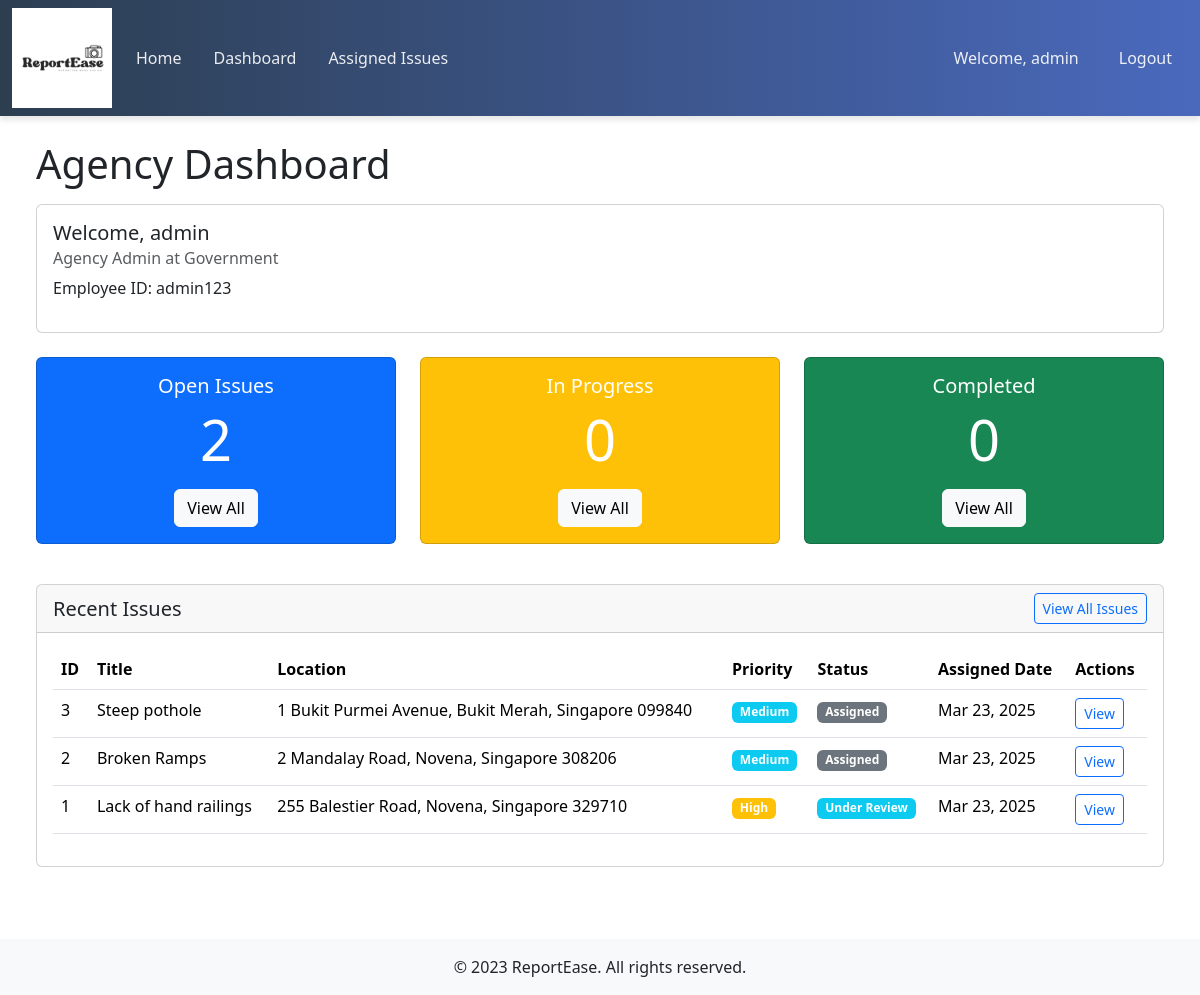
Screenshot of /agency/dashboard/ (signed in) with the database file from the repository.
### fypapp/models.py (models this page shows, shortened)
class StaffProfile(models.Model):
    ROLE_CHOICES = [
        ('admin', 'Agency Admin')
    ]
    user = models.OneToOneField(User, on_delete=models.CASCADE, related_name='staff_profile')
    agency = models.ForeignKey(Agency, on_delete=models.CASCADE, related_name='staff')
    role = models.CharField(max_length=20, choices=ROLE_CHOICES)
    employee_id = models.CharField(max_length=50, unique=True)
    is_verified = models.BooleanField(default=False)

class Agency(models.Model):
    AGENCY_CHOICES = [
        ('Government', 'Government'),
    ]
    name = models.CharField(max_length=100, choices=AGENCY_CHOICES)
    description = models.TextField()
    logo = models.ImageField(upload_to='agency_logos/', null=True, blank=True)
    created_at = models.DateTimeField(auto_now_add=True)
    jurisdiction = models.CharField(max_length=100)  # Area or type of issues they handle
    contact_email = models.EmailField()
    contact_phone = models.CharField(max_length=20)

class IssueAssignment(models.Model):
    STATUS_CHOICES = [
        ('assigned', 'Assigned'),
        ('in_progress', 'In Progress'),
        ('under_review', 'Under Review'),
        ('completed', 'Completed'),
        ('rejected', 'Rejected')
    ]
    issue = models.ForeignKey(AccessibilityIssue, on_delete=models.CASCADE, related_name='assignments')
    agency = models.ForeignKey(Agency, on_delete=models.CASCADE, related_name='assigned_issues')
    assigned_to = models.ForeignKey(StaffProfile, on_delete=models.SET_NULL, null=True, blank=True, related_name='assignments')
    assigned_at = models.DateTimeField(auto_now_add=True)
    updated_at = models.DateTimeField(auto_now=True)
    status = models.CharField(max_length=20, choices=STATUS_CHOICES, default='assigned')
    estimated_completion = models.DateField(null=True, blank=True)

class AccessibilityIssue(models.Model):
    PRIORITY_CHOICES = [
        (1, 'Low'),
        (2, 'Medium'),
        (3, 'High'),
        (4, 'Critical')
    ]
    STATUS_CHOICES = [
        ('open', 'Open'),
        ('assigned', 'Assigned to Agency'),
        ('in_progress', 'In Progress'),
        ('resolved', 'Resolved'),
        ('closed', 'Closed')
    ]
    title = models.CharField(max_length=200)
    description = models.TextField()
    location = models.CharField(max_length=200)
    latitude = models.DecimalField(max_digits=9, decimal_places=6)
    longitude = models.DecimalField(max_digits=9, decimal_places=6)
    reported_by = models.ForeignKey(User, on_delete=models.CASCADE)
    created_at = models.DateTimeField(auto_now_add=True)
    updated_at = models.DateTimeField(auto_now=True)
    priority = models.IntegerField(choices=PRIORITY_CHOICES, default=1)
    status = models.CharField(max_length=50, choices=STATUS_CHOICES, default='open')
    current_agency = models.ForeignKey(Agency, on_delete=models.SET_NULL, null=True, blank=True, related_name='current_issues')
    upvotes = models.ManyToManyField(User, related_name='upvoted_issues', blank=True)
    image = models.ImageField(upload_to='issue_images/', null=True, blank=True)

### fypapp/views.py (the view)
# urls.py: path('agency/dashboard/', views.agency_dashboard, name='agency_dashboard'),
@login_required
def agency_dashboard(request):
    try:
        staff_profile = request.user.staff_profile
    except:
        return redirect('home')
    assigned_issues = IssueAssignment.objects.filter(agency=staff_profile.agency)
    open_count = assigned_issues.filter(status='assigned').count()
    in_progress_count = assigned_issues.filter(status='in_progress').count()
    completed_count = assigned_issues.filter(status='completed').count()
    context = {
        'staff_profile': staff_profile,
        'assigned_issues': assigned_issues.order_by('-assigned_at')[:10],
        'open_count': open_count,
        'in_progress_count': in_progress_count,
        'completed_count': completed_count,
    }
    return render(request, 'agency/dashboard.html', context)

### fypapp/templates/agency/dashboard.html (shortened to what this page needs)
{% extends 'base.html' %}
{% block content %}
<div class="container-fluid">
    <div class="row mb-4">
        <div class="col-md-12">
            <h1 class="mb-3">Agency Dashboard</h1>
            <div class="card">
                <div class="card-body">
                    <h5 class="card-title">Welcome, {{ staff_profile.user.username }}</h5>
                    <h6 class="card-subtitle mb-2 text-muted">{{ staff_profile.get_role_display }} at {{ staff_profile.agency.name }}</h6>
                    <p>Employee ID: {{ staff_profile.employee_id }}</p>
                </div>
            </div>
        </div>
    </div>
    <div class="row mb-4">
        <div class="col-md-4">
            <div class="card text-white bg-primary mb-3">
                <div class="card-body text-center">
                    <h5 class="card-title">Open Issues</h5>
                    <p class="card-text display-4">{{ open_count }}</p>
                    <a href="{% url 'agency_issue_list' %}?status=assigned" class="btn btn-light">View All</a>
                </div>
            </div>
        </div>
        <div class="col-md-4">
            <div class="card text-white bg-warning mb-3">
                <div class="card-body text-center">
                    <h5 class="card-title">In Progress</h5>
                    <p class="card-text display-4">{{ in_progress_count }}</p>
                    <a href="{% url 'agency_issue_list' %}?status=in_progress" class="btn btn-light">View All</a>
                </div>
            </div>
        </div>
        <div class="col-md-4">
            <div class="card text-white bg-success mb-3">
                <div class="card-body text-center">
                    <h5 class="card-title">Completed</h5>
                    <p class="card-text display-4">{{ completed_count }}</p>
                    <a href="{% url 'agency_issue_list' %}?status=completed" class="btn btn-light">View All</a>
                </div>
            </div>
        </div>
    </div>
    <div class="row">
        <div class="col-md-12">
            <div class="card">
                <div class="card-header d-flex justify-content-between align-items-center">
                    <h5 class="mb-0">Recent Issues</h5>
                    <a href="{% url 'agency_issue_list' %}" class="btn btn-sm btn-outline-primary">View All Issues</a>
                </div>
                <div class="card-body">
                    {% if assigned_issues %}
                        <div class="table-responsive">
                            <table class="table table-hover">
                                <thead>
                                    <tr>
                                        <th>ID</th>
                                        <th>Title</th>
                                        <th>Location</th>
                                        <th>Priority</th>
                                        <th>Status</th>
                                        <th>Assigned Date</th>
                                        <th>Actions</th>
                                    </tr>
                                </thead>
                                <tbody>
                                    {% for assignment in assigned_issues %}
                                    <tr>
                                        <td>{{ assignment.issue.id }}</td>
                                        <td>{{ assignment.issue.title }}</td>
                                        <td>{{ assignment.issue.location }}</td>
                                        <td>
                                            <span class="badge bg-{% if assignment.issue.priority == 4 %}danger{% elif assignment.issue.priority == 3 %}warning{% elif assignment.issue.priority == 2 %}info{% else %}success{% endif %}">
                                                {{ assignment.issue.get_priority_display }}
                                            </span>
                                        </td>
                                        <td>
                                            <span class="badge bg-{% if assignment.status == 'assigned' %}secondary{% elif assignment.status == 'in_progress' %}primary{% elif assignment.status == 'completed' %}success{% elif assignment.status == 'under_review' %}info{% elif assignment.status == 'rejected' %}danger{% endif %}">
                                                {{ assignment.get_status_display }}
                                            </span>
                                        </td>
                                        <td>{{ assignment.assigned_at|date:"M d, Y" }}</td>
                                        <td>
                                            <a href="{% url 'agency_issue_detail' assignment.id %}" class="btn btn-sm btn-outline-primary">View</a>
                                        </td>
                                    </tr>
                                    {% endfor %}
                                </tbody>
                            </table>
                        </div>
                    {% else %}
                        <div class="alert alert-info">No issues have been assigned to your agency yet.</div>
                    {% endif %}
                </div>
            </div>
        </div>
    </div>
</div>
{% endblock %}

### fypapp/templates/navbar.html (shortened to what this page needs)
{% load static %}
<link rel="stylesheet" href="{% static 'styles/navbar.css' %}">
<nav class="navbar navbar-expand-lg navbar-dark">
        <div class="container-fluid">
        {% load static %}
        <a href="/">
            <img src="{% static 'images/logo.png' %}" alt="ReportEase Logo" height="100" class="d-inline-block align-top me-2">
        </a>
        <div class="collapse navbar-collapse" id="navbarNav">
            <ul class="navbar-nav me-auto">
                <li class="nav-item">
                    <a class="nav-link" href="/">Home</a>
                </li>
                {% if user.is_authenticated %}
                    {% if user.staff_profile %}
                        <li class="nav-item">
                            <a class="nav-link" href="{% url 'agency_dashboard' %}">Dashboard</a>
                        </li>
                        <li class="nav-item">
                            <a class="nav-link" href="{% url 'agency_issue_list' %}">Assigned Issues</a>
                        </li>
                    {% endif %}
                {% else %}
                    <li class="nav-item">
                        <a class="nav-link" href="/issues">Issues</a>
                    </li>
                {% endif %}
            </ul>
            <div class="navbar-nav">
                {% if user.is_authenticated %}
                     <a class="nav-item nav-link" href="{% url 'profile' %}">Welcome, {{ user.username }}</a>
                    <form method="post" action="{% url 'logout' %}" class="d-inline">
                        <button type="submit" class="nav-link border-0 bg-transparent">Logout</button>
                    </form>
                {% else %}
                    <a class="nav-link" href="{% url 'login' %}">Login</a>
                    <a class="nav-link" href="{% url 'register' %}">Register</a>
                {% endif %}
            </div>
        </div>
    </div>
</nav>

### static/styles/navbar.css (style rules this page uses)
.navbar { box-shadow: 0 4px 6px rgba(0, 0, 0, 0.1); padding: 0.5rem 0; background: linear-gradient(to right, #2c3e50, #4a69bd) !important; }
.nav-link { position: relative; padding: 0.5rem 1rem !important; transition: color 0.2s; color: rgba(255, 255, 255, 0.9) !important; }
.nav-link:after { content: ""; position: absolute; width: 0; height: 2px; bottom: 0; left: 50%; background-color: #ff9e00; transition: all 0.3s; }
.navbar-nav .nav-item.nav-link { margin: 0 0.5rem; }
.bg-transparent.nav-link { cursor: pointer; }

### fypapp/templates/base.html (style rules this page uses)
body { display: flex; flex-direction: column; min-height: 100vh; }

### rows the page displays
StaffProfile: user.username "admin", role "Agency Admin", agency.name "Government", employee_id "admin123"
IssueAssignment: issue.id "3", issue "Steep pothole", issue.location "1 Bukit Purmei Avenue, Bukit Merah, Singapore 099840", issue.priority "Medium", status "Assigned", assigned_at "Mar 23, 2025"
IssueAssignment: issue.id "2", issue "Broken Ramps", issue.location "2 Mandalay Road, Novena, Singapore 308206", issue.priority "Medium", status "Assigned", assigned_at "Mar 23, 2025"
IssueAssignment: issue.id "1", issue "Lack of hand railings", issue.location "255 Balestier Road, Novena, Singapore 329710", issue.priority "High", status "Under Review", assigned_at "Mar 23, 2025"

### other values shown
{{ user.username }} "admin"
{{ open_count }} "2"
{{ in_progress_count }} "0"
{{ completed_count }} "0"
